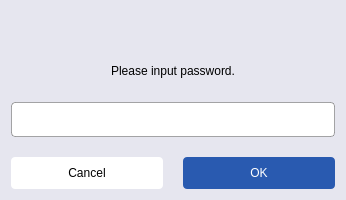
<?xml version="1.0" encoding="UTF-8"?>
<ui version="4.0">
 <class>PasswordConfirmForm</class>
 <widget class="QWidget" name="PasswordConfirmForm">
  <property name="geometry">
   <rect>
    <x>0</x>
    <y>0</y>
    <width>346</width>
    <height>200</height>
   </rect>
  </property>
  <property name="focusPolicy">
   <enum>Qt::ClickFocus</enum>
  </property>
  <property name="windowTitle">
   <string>Form</string>
  </property>
  <property name="styleSheet">
   <string notr="true">#PasswordConfirmForm {
	background-color: rgb(230, 230, 239);
}

#edit_passwd  {
	background-color:white;
}

#pbn_cancel 
{
	background-color:white;
	border:none;
    border-radius: 4px;
}

#pbn_submit {
 	background: rgb(41, 90, 176);
	border:none;
    border-radius: 4px;
	color: rgb(255, 255, 255);
}

#pbn_close {
	background-color:transparent;
	border:none;
}

QWidget#wgt_passwd{
	background-color: white;
	border: 1px solid rgba(130, 130, 130, 180);
	border-radius:4px;
}

QWidget#wgt_passwd QLineEdit
{
    background-color:transparent;
	border: none;
	border-top-left-radius:4px;
    border-bottom-left-radius:4px;
}

QPushButton#pbn_eye {
	background: transparent;
	border: none;
	border-top-right-radius:4px;
    border-bottom-right-radius:4px;
	border-image: url(:/settings/image/settings/pwd_show.svg);
	margin: 4px;
}

QWidget#wgt_passwd QPushButton#pbn_eye:checked {
	background: transparent;
	border: none;
	border-top-right-radius:4px;
    border-bottom-right-radius:4px;
	border-image: url(:/settings/image/settings/pwd_hide.svg);
}

</string>
  </property>
  <layout class="QVBoxLayout" name="verticalLayout">
   <property name="spacing">
    <number>20</number>
   </property>
   <item>
    <layout class="QHBoxLayout" name="horizontalLayout_3">
     <item>
      <widget class="QLabel" name="lbl_title">
       <property name="text">
        <string/>
       </property>
      </widget>
     </item>
     <item>
      <spacer name="horizontalSpacer">
       <property name="orientation">
        <enum>Qt::Horizontal</enum>
       </property>
       <property name="sizeHint" stdset="0">
        <size>
         <width>40</width>
         <height>20</height>
        </size>
       </property>
      </spacer>
     </item>
     <item>
      <widget class="QPushButton" name="pbn_close">
       <property name="minimumSize">
        <size>
         <width>28</width>
         <height>28</height>
        </size>
       </property>
       <property name="maximumSize">
        <size>
         <width>28</width>
         <height>28</height>
        </size>
       </property>
       <property name="text">
        <string/>
       </property>
       <property name="iconSize">
        <size>
         <width>20</width>
         <height>20</height>
        </size>
       </property>
      </widget>
     </item>
    </layout>
   </item>
   <item>
    <widget class="QLabel" name="lbl_tip">
     <property name="text">
      <string>Please input password.</string>
     </property>
     <property name="alignment">
      <set>Qt::AlignCenter</set>
     </property>
    </widget>
   </item>
   <item>
    <widget class="QWidget" name="wgt_passwd" native="true">
     <property name="minimumSize">
      <size>
       <width>0</width>
       <height>35</height>
      </size>
     </property>
     <property name="maximumSize">
      <size>
       <width>16777215</width>
       <height>35</height>
      </size>
     </property>
     <layout class="QHBoxLayout" name="horizontalLayout_2">
      <property name="spacing">
       <number>1</number>
      </property>
      <property name="leftMargin">
       <number>1</number>
      </property>
      <property name="topMargin">
       <number>1</number>
      </property>
      <property name="rightMargin">
       <number>1</number>
      </property>
      <property name="bottomMargin">
       <number>1</number>
      </property>
      <item>
       <widget class="LineEdit" name="edit_passwd">
        <property name="minimumSize">
         <size>
          <width>0</width>
          <height>32</height>
         </size>
        </property>
        <property name="maximumSize">
         <size>
          <width>16777215</width>
          <height>32</height>
         </size>
        </property>
        <property name="focusPolicy">
         <enum>Qt::StrongFocus</enum>
        </property>
        <property name="echoMode">
         <enum>QLineEdit::Password</enum>
        </property>
       </widget>
      </item>
      <item>
       <widget class="QPushButton" name="pbn_eye">
        <property name="minimumSize">
         <size>
          <width>32</width>
          <height>32</height>
         </size>
        </property>
        <property name="maximumSize">
         <size>
          <width>32</width>
          <height>32</height>
         </size>
        </property>
        <property name="text">
         <string/>
        </property>
        <property name="iconSize">
         <size>
          <width>20</width>
          <height>20</height>
         </size>
        </property>
        <property name="checkable">
         <bool>true</bool>
        </property>
        <property name="checked">
         <bool>true</bool>
        </property>
       </widget>
      </item>
     </layout>
    </widget>
   </item>
   <item>
    <layout class="QHBoxLayout" name="horizontalLayout">
     <item>
      <widget class="QPushButton" name="pbn_cancel">
       <property name="minimumSize">
        <size>
         <width>0</width>
         <height>32</height>
        </size>
       </property>
       <property name="maximumSize">
        <size>
         <width>16777215</width>
         <height>32</height>
        </size>
       </property>
       <property name="text">
        <string>Cancel</string>
       </property>
      </widget>
     </item>
     <item>
      <widget class="QPushButton" name="pbn_submit">
       <property name="minimumSize">
        <size>
         <width>0</width>
         <height>32</height>
        </size>
       </property>
       <property name="maximumSize">
        <size>
         <width>16777215</width>
         <height>32</height>
        </size>
       </property>
       <property name="text">
        <string>OK</string>
       </property>
      </widget>
     </item>
    </layout>
   </item>
  </layout>
 </widget>
 <customwidgets>
  <customwidget>
   <class>LineEdit</class>
   <extends>QLineEdit</extends>
   <header location="global">cc_lineedit/lineedit.h</header>
  </customwidget>
 </customwidgets>
 <resources/>
 <connections/>
</ui>
